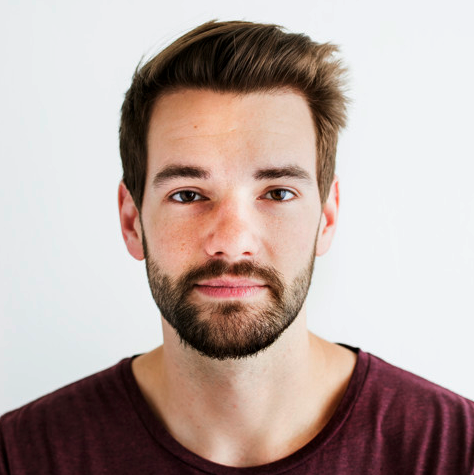
#> input picture testimage.png, 474 x 475 px; the run also reads 1 picture not shown here
$ jupyter execute --allow-errors test.ipynb   (shell and % lines are left out)
#> lines starting #> are read from the running program, lines starting #| are printed output that depends on the picture; after the words box and inside, x2 and y2 are one past the last pixel; in counts of white or black regions, pixels touching at a corner belong together
[cell 1]
import cv2
import numpy as np
from matplotlib import pyplot as plt

[cell 2]
face_cascade = cv2.CascadeClassifier('haarcascade_frontalface_alt.xml')
eye_cascade = cv2.CascadeClassifier('haarcascade_eye.xml')

[cell 3]
test_image = cv2.imread('testimage.png')
#> test_image is the input picture: shape (475, 474, 3); mean B, G, R 163.1, 168.4, 185.6
gray_image  = cv2.cvtColor(test_image, cv2.COLOR_BGR2GRAY)
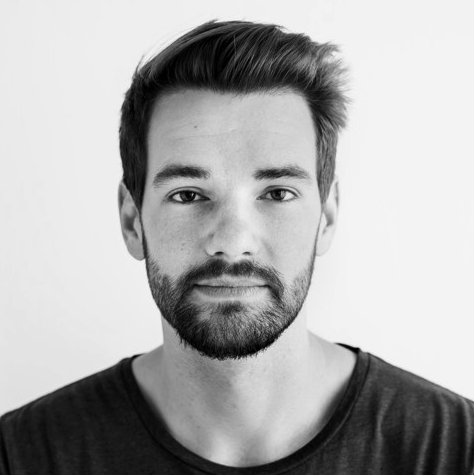
#> gray_image: shape (475, 474); min 0, max 249, mean 173.1
#cv2.imshow('Window',gray_image)
#cv2.waitKey(0)

[cell 4]
# there can be multiple faces in picture
#faces is a list of all such faces
faces = face_cascade.detectMultiScale(gray_image, 1.3, 5)
#> faces = [[101, 91, 260, 260]]

class eyeCoordinates:
  def __init__(self,x,y,w,h):
    self.x = x
    self.y = y
    self.w = w
    self.h = h

  def rectValue(self):
    return [self.x,self.y,self.w + self.x,self.h + self.y]
  def rectStart(self):
    return (self.x,self.y)
  def rectEnd(self):
    return (self.w + self.x,self.h + self.y)


print(eyeCoordinates(10,20,40,40).rectValue())
eyesList = []
for (x,y,w,h) in faces:
  #we now have a list of faces, lets go one by one
  cv2.rectangle(test_image, (x, y), (x+w, y+h), (153,50,204), 2 )

  #let's find out eyes inside these faces
  #this face is our region of interest for eyes
  roi_gray = gray_image[x:x+w,y:y+h]
  roi_color = test_image[x:x+w,y:y+h]
  eyes = eye_cascade.detectMultiScale(roi_gray)
  for (ex, ey, ew, eh) in eyes:
    cv2.rectangle(roi_color, (ex, ey), (ex+ew, ey+eh), (0,255,0), 2)
    eyesList.append(eyeCoordinates(ex+x,ey+y,ew,eh))
#> this loop made 1 pass
#> (x, y, w, h, eyes) on pass 1: (101, 91, 260, 260, [[162, 69, 46, 46], [68, 69, 52, 52]])
#> pass 1, `roi_gray = gray_image[x:x+w,y:y+h]`:
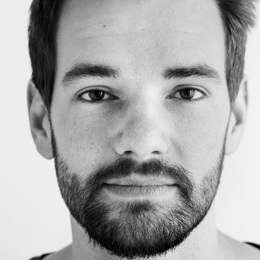
#> roi_gray: shape (260, 260); min 0, max 249, mean 170.1
#> pass 1, `roi_color = test_image[x:x+w,y:y+h]`:
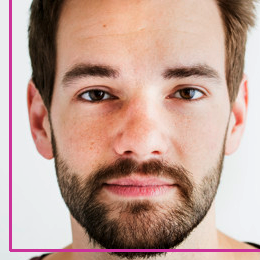
#> roi_color: shape (260, 260, 3); mean B, G, R 148.2, 159.5, 192.7
#> after the loop:
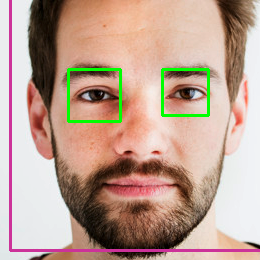
#> roi_color: shape (260, 260, 3); 1.73% of pixels changed, all inside (x1, y1, x2, y2) = (67, 68, 210, 123)
#> after the loop:
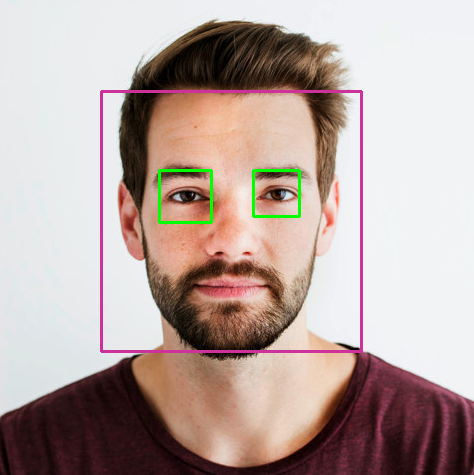
#> test_image: shape (475, 474, 3); 1.9% of pixels changed, all inside (x1, y1, x2, y2) = (100, 90, 363, 353)
#> after the loop, eyesList = 2 items

#print(eyesList[0].x)
test2_image = cv2.imread('test2.png')
cv2.rectangle(test2_image, eyesList[0].rectStart()  , eyesList[0].rectEnd(), (153,50,204), 2)
cv2.rectangle(test2_image, eyesList[1].rectStart()  , eyesList[1].rectEnd(), (153,50,204), 2)
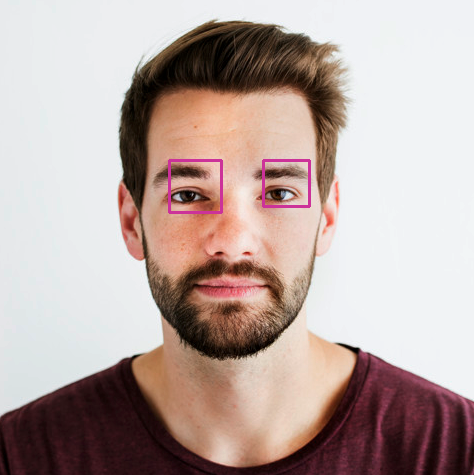
#> test2_image: shape (475, 474, 3); mean B, G, R 163.1, 167.8, 185.6
#cv2.rectangle(test_image, startCoord , endCoord, (255,0,0), 2)
cv2.imshow('Window',test2_image)
#cv2.imshow('eye1',eye1)
cv2.waitKey(0)
#> Out = 27
